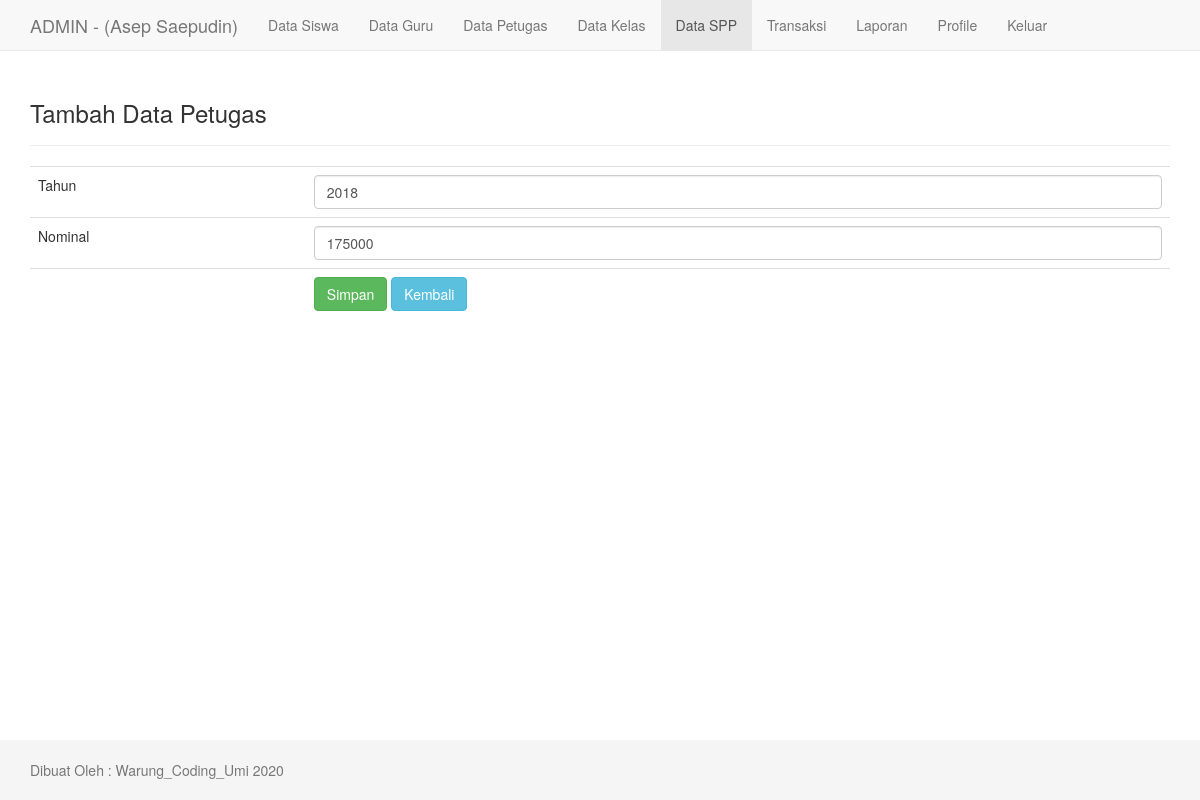
/admin/edit_spp.php?id=2 (signed in), run on the app's committed database.
### tables this page shows
CREATE TABLE `tb_petugas` (
  `id_petugas` int(11) NOT NULL,
  `username` varchar(35) NOT NULL,
  `password` varchar(50) NOT NULL,
  `nama_petugas` varchar(35) NOT NULL,
  `alamat` varchar(100) NOT NULL,
  `telepon` varchar(15) NOT NULL,
  `level` enum('admin','petugas') NOT NULL
);

CREATE TABLE `tb_spp` (
  `id_spp` int(11) NOT NULL,
  `tahun` int(11) NOT NULL,
  `nominal` int(11) NOT NULL
);

### admin/edit_spp.php (the view, shortened to what this page needs)
<?php
    include "../inc/koneksi.php";
    $qprofil = mysqli_query($konek, "SELECT * FROM tb_petugas WHERE id_petugas='$_SESSION[id]'");
    $profil = mysqli_fetch_array($qprofil);
?>
<!DOCTYPE html>
<html lang="en">
<head>
    <link href="./../assets/css/bootstrap.min.css" rel="stylesheet">
    <link href="./../assets/style.css" rel="stylesheet">
</head>
<body>
     <nav class="navbar navbar-default navbar-fixed-top">
      <div class="container">
        <div class="navbar-header">
          <a class="navbar-brand" href="./">ADMIN - (<?php echo $profil['nama_petugas']; ?>)</a>
        </div>
        <div id="navbar" class="collapse navbar-collapse">
          <ul class="nav navbar-nav">
            <li><a href="tampil_siswa.php">Data Siswa</a></li>
            <li><a href="tampil_guru.php">Data Guru</a></li>
            <li><a href="tampil_petugas.php">Data Petugas</a></li>
            <li><a href="tampil_kelas.php">Data Kelas</a></li>
            <li class="active"><a href="tampil_spp.php">Data SPP</a></li>
            <li><a href="transaksi.php">Transaksi</a></li>
            <li><a href="laporan.php">Laporan</a></li>
            <li><a href="profile.php">Profile</a></li>
            <li><a href="../inc/logout.php">Keluar</a></li>
          </ul>
        </div>
      </div>
    </nav>
    <?php
        $id = $_GET['id'];
        $sqlEdit = mysqli_query($konek, "SELECT * FROM tb_spp WHERE id_spp='$id'");
        $e = mysqli_fetch_array($sqlEdit);
    ?>
    <div class="container">
        <div class="page-header">
            <h3>Tambah Data Petugas</h3>
        </div>
        <form action="" method="post">
            <table class="table">
                <tr>
                    <td>Tahun</td>
                    <td><input class="form-control" type="number" name="tahun" value="<?php echo $e['tahun']; ?>"></td>
                </tr>
                <tr>
                    <td>Nominal</td>
                    <td><input class="form-control" type="number" name="nominal" value="<?php echo $e['nominal']; ?>"></td>
                </tr>
                <tr>
                    <td></td>
                    <td>
                        <input class="btn btn-success" type="submit" value="Simpan">
                        <a class="btn btn-info" href="tampil_spp.php">Kembali</a>
                    </td>
                </tr>
            </table>
        </form>
    </div>
<?php include "footer.php"; ?>

### assets/style.css (style rules this page uses)
html { position: relative; min-height: 100%; }
body { margin-bottom: 60px; }
body > .container { padding: 60px 15px 0; }

### data on the page
tb_petugas: nama_petugas "Asep Saepudin"
tb_spp: tahun "2018", nominal "175000"
